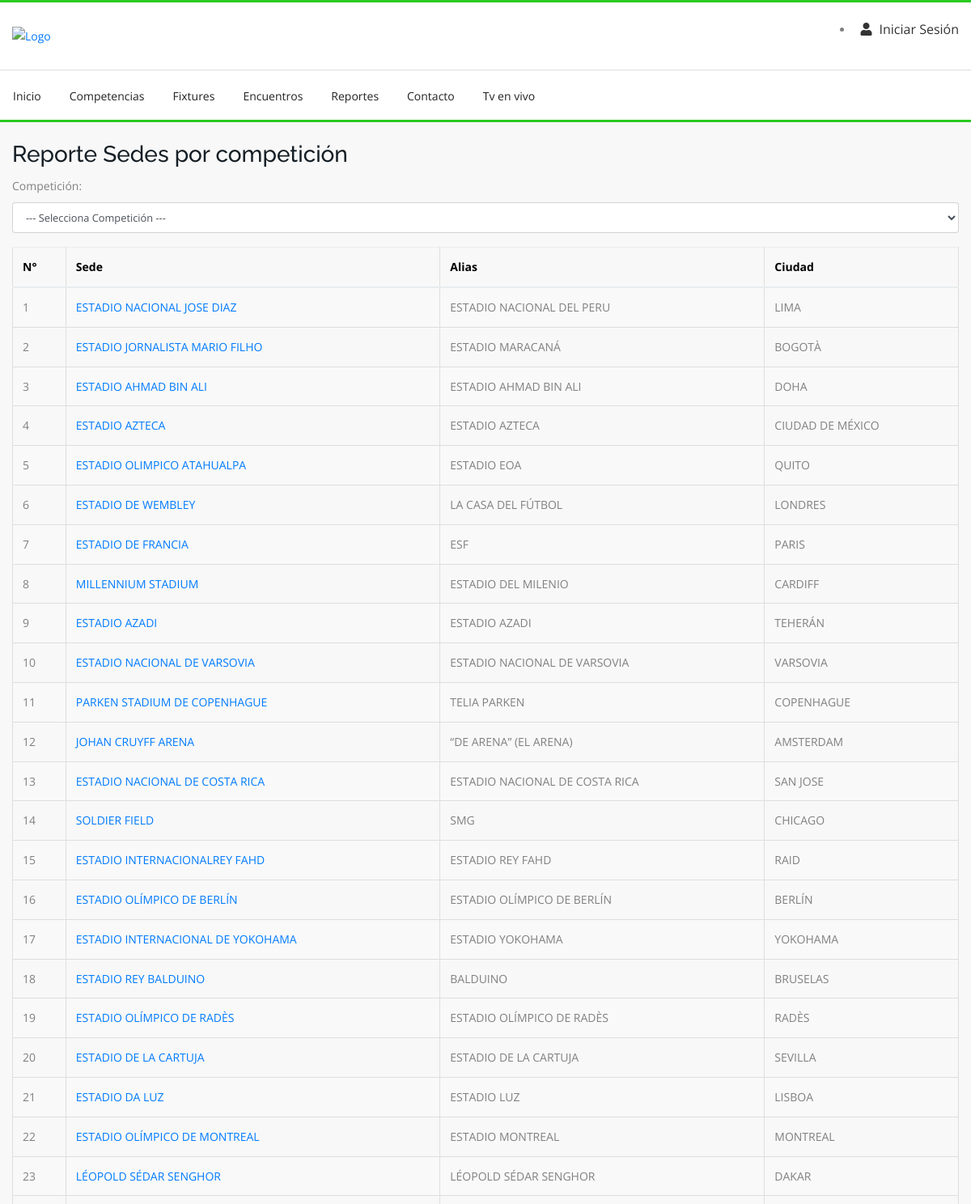
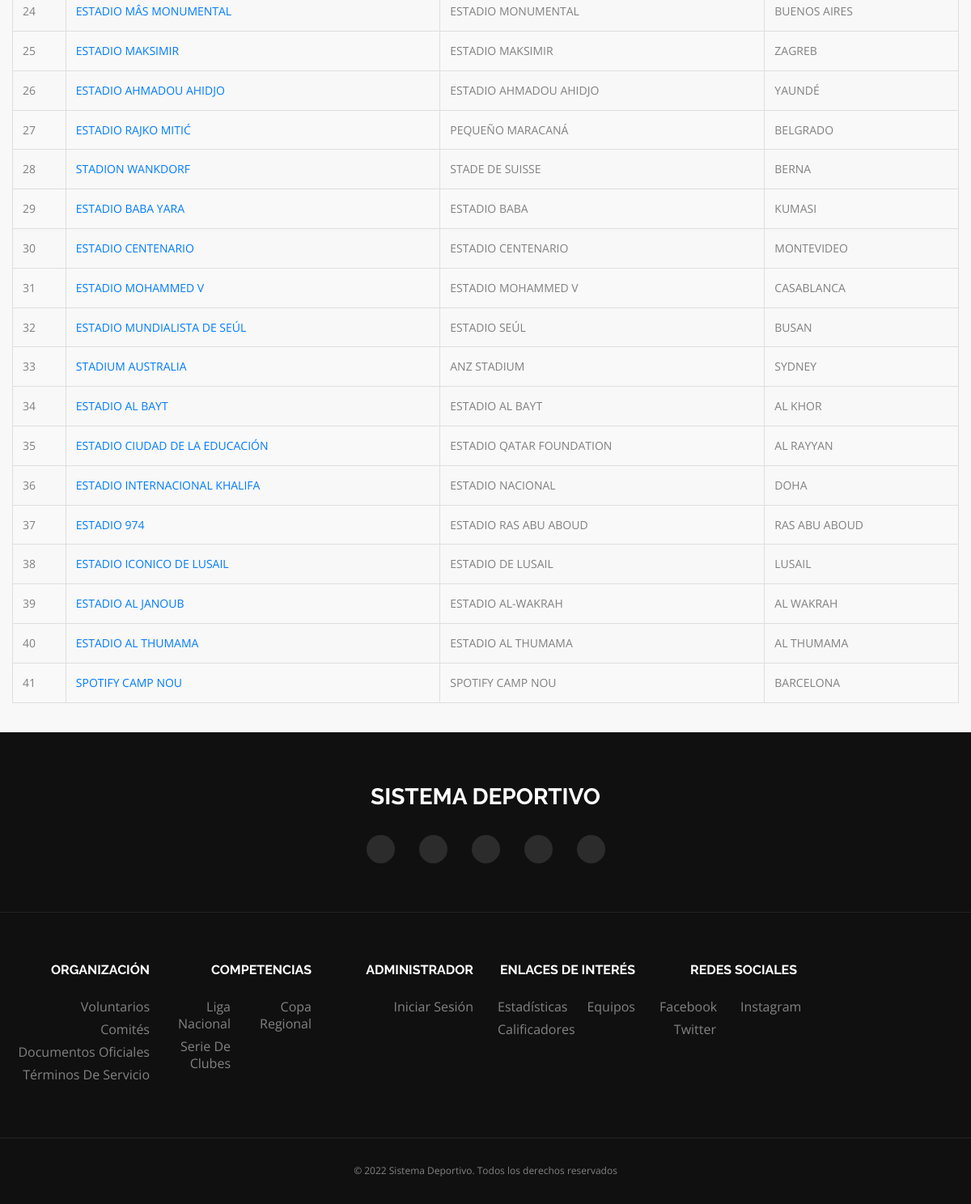
The app's page /reporte/sedes with its own data (2 pictures, top to bottom).
### appPartido/models.py (models this page shows, shortened)
class sede(models.Model):
    CHOICE_ESTADO_SEDE=[
        ('SD','SUSPENDIDO DEFINITIVAMENTE'),
        ('DI','DISPONIBLE'),
        ('EM','EN MANTENIMIENTO'),
        ('ND','NO DISPONIBLE'),
        ('ST','SUSPENDIDO TEMPORALMENTE')
    ]
    sede_id=models.BigAutoField(primary_key=True)
    nombre=models.CharField(max_length=255)
    alias=models.CharField(max_length=100)
    capacidad=models.IntegerField()
    fecha_inauguracion=models.DateField()
    ciudad_id=models.ForeignKey(ciudad, on_delete=models.CASCADE,db_column='ciudad_id')
    imagen = models.ImageField(null=True, blank=True, upload_to='sede/', default = 'sede/imagen_default.png')
    estado=models.CharField(max_length=2,default='DI',choices=CHOICE_ESTADO_SEDE)
    class Meta:
        verbose_name_plural='sede'

class ciudad(models.Model):
    ciudad_id=models.BigAutoField(primary_key=True)
    nombre=models.CharField(max_length=30)
    norma=models.CharField(max_length=5)
    pais_id=models.ForeignKey('appCompeticion.pais',on_delete=models.CASCADE,db_column='pais_id')
    class Meta:
        verbose_name_plural='ciudad'

### project/views.py (the view)
# urls.py: path("reporte/sedes", contextoSedes, name="sedes/filtrar"),
def contextoSedes(request):
    competiciones = competicion.objects.values('nombre').annotate(min_id=Min('competicion_id')).order_by('nombre')
    competicion_id = request.GET.get("competicionId")
    sedes = (
        obtener_sedes_por_competicion(competicion_id)
        if competicion_id
        else sede.objects.all()
    )
    competicion_seleccionada = competicion.objects.filter(competicion_id=competicion_id).first()
    return render(
        request,
        "ReporteSedeCompeticion.html",
        {
            "competiciones": competiciones,
            "sedes": sedes,
            "competicion_seleccionada": competicion_seleccionada,
        },
    )

### project/custom_context_processor.py (called while the page is built)
def listar_deportes(request):
    return {
       'deportes_nav': deporte.objects.all(),
       'competencias_nav': competicion.objects.all(),
    }

### templates/ReporteSedeCompeticion.html (shortened to what this page needs)
{% extends 'base.html' %}
{% load i18n static %}
{% block content %}
<section class="content-info" style="margin-top: 20px; margin-bottom: 20px">
    <div class="container">
        <div class="row">
            <div class="col-md-12">
                <h2>Reporte Sedes por competición</h2>
                <form method="get" action="{% url 'sedes/filtrar' %}">
                    <div class="form-group">
                        <label for="competicionId">Competición:</label>
                        <select name="competicionId" id="competicionSelect" class="form-control">
                            <option value="">--- Selecciona Competición ---</option>
                        </select>
                    </div>
                </form>
            </div>
                <div class="col-md-12 text-center">
                </div>
            <div class="col-md-12">
                <table class="table table-striped">
                    <thead>
                        <tr>
                            <th>N°</th>
                            <th>Sede</th>
                            <th>Alias</th>
                            <th>Ciudad</th>
                        </tr>
                    </thead>
                    <tbody>
                        {% for sede in sedes %}
                            <tr>
                                <td>{{ forloop.counter }}</td>
                                <td><a href="{% url 'detalle_sede' sede.sede_id %}">{{ sede.nombre }}</a></td>
                                <td>{{ sede.alias }}</a></td>
                                <td>{{ sede.ciudad_id.nombre }}</a></td>
                            </tr>
                        {% endfor %}
                    </tbody>
                </table>
            </div>
        </div>
    </div>
</section>
{% endblock %}

### records on screen
sede: nombre "ESTADIO NACIONAL JOSE DIAZ", alias "ESTADIO NACIONAL DEL PERU", ciudad_id.nombre "LIMA"
sede: nombre "ESTADIO JORNALISTA MARIO FILHO", alias "ESTADIO MARACANÁ", ciudad_id.nombre "BOGOTÀ"
sede: nombre "ESTADIO AHMAD BIN ALI", alias "ESTADIO AHMAD BIN ALI", ciudad_id.nombre "DOHA"
sede: nombre "ESTADIO AZTECA", alias "ESTADIO AZTECA", ciudad_id.nombre "CIUDAD DE MÉXICO"
sede: nombre "ESTADIO OLIMPICO ATAHUALPA", alias "ESTADIO EOA", ciudad_id.nombre "QUITO"
sede: nombre "ESTADIO DE WEMBLEY", alias "LA CASA DEL FÚTBOL", ciudad_id.nombre "LONDRES"
sede: nombre "ESTADIO DE FRANCIA", alias "ESF", ciudad_id.nombre "PARIS"
sede: nombre "MILLENNIUM STADIUM", alias "ESTADIO DEL MILENIO", ciudad_id.nombre "CARDIFF"
sede: nombre "ESTADIO AZADI", alias "ESTADIO AZADI", ciudad_id.nombre "TEHERÁN"
sede: nombre "ESTADIO NACIONAL DE VARSOVIA", alias "ESTADIO NACIONAL DE VARSOVIA", ciudad_id.nombre "VARSOVIA"
sede: nombre "PARKEN STADIUM DE COPENHAGUE", alias "TELIA PARKEN", ciudad_id.nombre "COPENHAGUE"
sede: nombre "JOHAN CRUYFF ARENA", alias "“DE ARENA” (EL ARENA)", ciudad_id.nombre "AMSTERDAM"
sede: nombre "ESTADIO NACIONAL DE COSTA RICA", alias "ESTADIO NACIONAL DE COSTA RICA", ciudad_id.nombre "SAN JOSE"
sede: nombre "SOLDIER FIELD", alias "SMG", ciudad_id.nombre "CHICAGO"
sede: nombre "ESTADIO INTERNACIONALREY FAHD", alias "ESTADIO REY FAHD", ciudad_id.nombre "RAID"
sede: nombre "ESTADIO OLÍMPICO DE BERLÍN", alias "ESTADIO OLÍMPICO DE BERLÍN", ciudad_id.nombre "BERLÍN"
sede: nombre "ESTADIO INTERNACIONAL DE YOKOHAMA", alias "ESTADIO YOKOHAMA", ciudad_id.nombre "YOKOHAMA"
sede: nombre "ESTADIO REY BALDUINO", alias "BALDUINO", ciudad_id.nombre "BRUSELAS"
sede: nombre "ESTADIO OLÍMPICO DE RADÈS", alias "ESTADIO OLÍMPICO DE RADÈS", ciudad_id.nombre "RADÈS"
sede: nombre "ESTADIO DE LA CARTUJA", alias "ESTADIO DE LA CARTUJA", ciudad_id.nombre "SEVILLA"
sede: nombre "ESTADIO DA LUZ", alias "ESTADIO LUZ", ciudad_id.nombre "LISBOA"
sede: nombre "ESTADIO OLÍMPICO DE MONTREAL", alias "ESTADIO MONTREAL", ciudad_id.nombre "MONTREAL"
sede: nombre "LÉOPOLD SÉDAR SENGHOR", alias "LÉOPOLD SÉDAR SENGHOR", ciudad_id.nombre "DAKAR"
sede: nombre "ESTADIO MÂS MONUMENTAL", alias "ESTADIO MONUMENTAL", ciudad_id.nombre "BUENOS AIRES"
sede: nombre "ESTADIO MAKSIMIR", alias "ESTADIO MAKSIMIR", ciudad_id.nombre "ZAGREB"
sede: nombre "ESTADIO AHMADOU AHIDJO", alias "ESTADIO AHMADOU AHIDJO", ciudad_id.nombre "YAUNDÉ"
sede: nombre "ESTADIO RAJKO MITIĆ", alias "PEQUEÑO MARACANÁ", ciudad_id.nombre "BELGRADO"
sede: nombre "STADION WANKDORF", alias "STADE DE SUISSE", ciudad_id.nombre "BERNA"
sede: nombre "ESTADIO BABA YARA", alias "ESTADIO BABA", ciudad_id.nombre "KUMASI"
sede: nombre "ESTADIO CENTENARIO", alias "ESTADIO CENTENARIO", ciudad_id.nombre "MONTEVIDEO"
sede: nombre "ESTADIO MOHAMMED V", alias "ESTADIO MOHAMMED V", ciudad_id.nombre "CASABLANCA"
sede: nombre "ESTADIO MUNDIALISTA DE SEÚL", alias "ESTADIO SEÚL", ciudad_id.nombre "BUSAN"
sede: nombre "STADIUM AUSTRALIA", alias "ANZ STADIUM", ciudad_id.nombre "SYDNEY"
sede: nombre "ESTADIO AL BAYT", alias "ESTADIO AL BAYT", ciudad_id.nombre "AL KHOR"
sede: nombre "ESTADIO CIUDAD DE LA EDUCACIÓN", alias "ESTADIO QATAR FOUNDATION", ciudad_id.nombre "AL RAYYAN"
sede: nombre "ESTADIO INTERNACIONAL KHALIFA", alias "ESTADIO NACIONAL", ciudad_id.nombre "DOHA"
sede: nombre "ESTADIO 974", alias "ESTADIO RAS ABU ABOUD", ciudad_id.nombre "RAS ABU ABOUD"
sede: nombre "ESTADIO ICONICO DE LUSAIL", alias "ESTADIO DE LUSAIL", ciudad_id.nombre "LUSAIL"
sede: nombre "ESTADIO AL JANOUB", alias "ESTADIO AL-WAKRAH", ciudad_id.nombre "AL WAKRAH"
sede: nombre "ESTADIO AL THUMAMA", alias "ESTADIO AL THUMAMA", ciudad_id.nombre "AL THUMAMA"
sede: nombre "SPOTIFY CAMP NOU", alias "SPOTIFY CAMP NOU", ciudad_id.nombre "BARCELONA"
